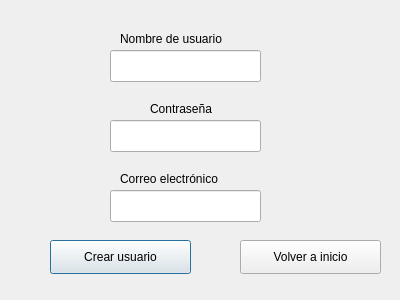
<?xml version="1.0" encoding="UTF-8"?>
<ui version="4.0">
 <class>Dialog</class>
 <widget class="QDialog" name="Dialog">
  <property name="geometry">
   <rect>
    <x>0</x>
    <y>0</y>
    <width>400</width>
    <height>300</height>
   </rect>
  </property>
  <property name="windowTitle">
   <string>Creación usuario</string>
  </property>
  <widget class="QLabel" name="label_2">
   <property name="geometry">
    <rect>
     <x>150</x>
     <y>100</y>
     <width>121</width>
     <height>18</height>
    </rect>
   </property>
   <property name="text">
    <string>Contraseña</string>
   </property>
  </widget>
  <widget class="QLineEdit" name="username">
   <property name="geometry">
    <rect>
     <x>110</x>
     <y>50</y>
     <width>151</width>
     <height>32</height>
    </rect>
   </property>
  </widget>
  <widget class="QLineEdit" name="password">
   <property name="geometry">
    <rect>
     <x>110</x>
     <y>120</y>
     <width>151</width>
     <height>32</height>
    </rect>
   </property>
  </widget>
  <widget class="QLabel" name="label">
   <property name="geometry">
    <rect>
     <x>120</x>
     <y>30</y>
     <width>131</width>
     <height>18</height>
    </rect>
   </property>
   <property name="text">
    <string>Nombre de usuario</string>
   </property>
  </widget>
  <widget class="QPushButton" name="createButton">
   <property name="geometry">
    <rect>
     <x>50</x>
     <y>240</y>
     <width>141</width>
     <height>34</height>
    </rect>
   </property>
   <property name="text">
    <string>Crear usuario</string>
   </property>
  </widget>
  <widget class="QLabel" name="label_3">
   <property name="geometry">
    <rect>
     <x>120</x>
     <y>170</y>
     <width>131</width>
     <height>18</height>
    </rect>
   </property>
   <property name="text">
    <string>Correo electrónico</string>
   </property>
  </widget>
  <widget class="QPushButton" name="backButton">
   <property name="geometry">
    <rect>
     <x>240</x>
     <y>240</y>
     <width>141</width>
     <height>34</height>
    </rect>
   </property>
   <property name="text">
    <string>Volver a inicio</string>
   </property>
  </widget>
  <widget class="QLineEdit" name="email">
   <property name="geometry">
    <rect>
     <x>110</x>
     <y>190</y>
     <width>151</width>
     <height>32</height>
    </rect>
   </property>
  </widget>
 </widget>
 <resources/>
 <connections/>
</ui>
